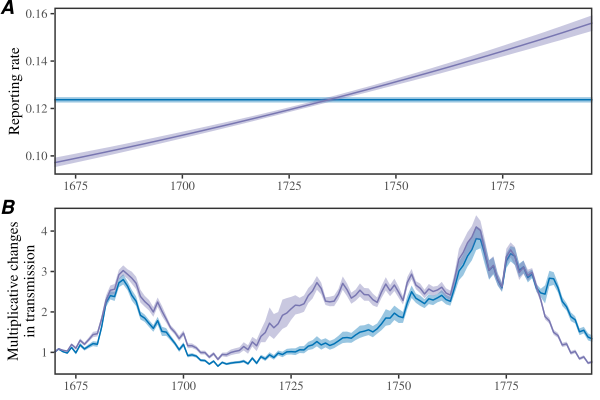

Write the R code that produced this figure.
library(dplyr)
library(ggplot2); theme_set(theme_bw(base_family = "Times"))
library(egg)
library(cmdstanr)
source("../script/script_data.R")
source("../R/colors.R")

load("../stanfit_sir_perturb_demog_dd/stanfit_sir_perturb_demog_dd_cmdstanr.rda")
load("../stanfit_sir_perturb_demog_dd/stanfit_sir_perturb_demog_dd_cmdstanr_rho.rda")

data_filter <- data_final %>%
  filter(year < 1796)

epsilondata <- data.frame(
  year=unique(data_filter$year),
  est=summary_sir_perturb_demog_dd_cmdstanr_laplace$median[grepl("^epsilon\\[", summary_sir_perturb_demog_dd_cmdstanr_laplace$variable)],
  lwr=summary_sir_perturb_demog_dd_cmdstanr_laplace$q5[grepl("^epsilon\\[", summary_sir_perturb_demog_dd_cmdstanr_laplace$variable)],
  upr=summary_sir_perturb_demog_dd_cmdstanr_laplace$q95[grepl("^epsilon\\[", summary_sir_perturb_demog_dd_cmdstanr_laplace$variable)],
  est2=summary_sir_perturb_demog_dd_cmdstanr_rho_laplace$median[grepl("^epsilon\\[", summary_sir_perturb_demog_dd_cmdstanr_rho_laplace$variable)],
  lwr2=summary_sir_perturb_demog_dd_cmdstanr_rho_laplace$q5[grepl("^epsilon\\[", summary_sir_perturb_demog_dd_cmdstanr_rho_laplace$variable)],
  upr2=summary_sir_perturb_demog_dd_cmdstanr_rho_laplace$q95[grepl("^epsilon\\[", summary_sir_perturb_demog_dd_cmdstanr_rho_laplace$variable)]
)

g1 <- ggplot(epsilondata) +
  geom_ribbon(aes(year, ymin=exp(lwr), ymax=exp(upr)), fill=colors_default[3], alpha=0.4) +
  geom_line(aes(year, exp(est)), col=colors_default[3]) +
  geom_ribbon(aes(year, ymin=exp(lwr2), ymax=exp(upr2)), fill=colors_new[1], alpha=0.4) +
  geom_line(aes(year, exp(est2)), col=colors_new[1]) +
  scale_x_continuous("Year", expand=c(0, 0)) +
  scale_y_continuous("Multiplicative changes\nin transmission") +
  theme(
    panel.grid = element_blank(),
    panel.border = element_rect(linewidth=1),
    axis.title.x = element_blank()
  )

rhodata <- data.frame(
  year=data_filter$year,
  week=data_filter$week,
  est=summary_sir_perturb_demog_dd_cmdstanr_laplace$median[grepl("rho", summary_sir_perturb_demog_dd_cmdstanr_laplace$variable)],
  lwr=summary_sir_perturb_demog_dd_cmdstanr_laplace$q5[grepl("rho", summary_sir_perturb_demog_dd_cmdstanr_laplace$variable)],
  upr=summary_sir_perturb_demog_dd_cmdstanr_laplace$q95[grepl("rho", summary_sir_perturb_demog_dd_cmdstanr_laplace$variable)],
  est2=summary_sir_perturb_demog_dd_cmdstanr_rho_laplace$median[grepl("^rhovec\\[", summary_sir_perturb_demog_dd_cmdstanr_rho_laplace$variable)],
  lwr2=summary_sir_perturb_demog_dd_cmdstanr_rho_laplace$q5[grepl("^rhovec\\[", summary_sir_perturb_demog_dd_cmdstanr_rho_laplace$variable)],
  upr2=summary_sir_perturb_demog_dd_cmdstanr_rho_laplace$q95[grepl("^rhovec\\[", summary_sir_perturb_demog_dd_cmdstanr_rho_laplace$variable)]
)

g2 <- ggplot(rhodata) +
  geom_ribbon(aes(year+week/52, ymin=(lwr), ymax=(upr)), fill=colors_default[3], alpha=0.4) +
  geom_line(aes(year+week/52, (est)), col=colors_default[3]) +
  geom_ribbon(aes(year+week/52, ymin=(lwr2), ymax=(upr2)), fill=colors_new[1], alpha=0.4) +
  geom_line(aes(year+week/52, (est2)), col=colors_new[1]) +
  scale_x_continuous("Year", expand=c(0, 0)) +
  scale_y_continuous("Reporting rate") +
  theme(
    panel.grid = element_blank(),
    panel.border = element_rect(linewidth=1),
    axis.title.x = element_blank()
  )

gcomb <- ggarrange(g2, g1, ncol=1,
                   labels=c("A", "B"))

ggsave("figure_stanfit_rho.pdf", gcomb, width=6, height=4)
